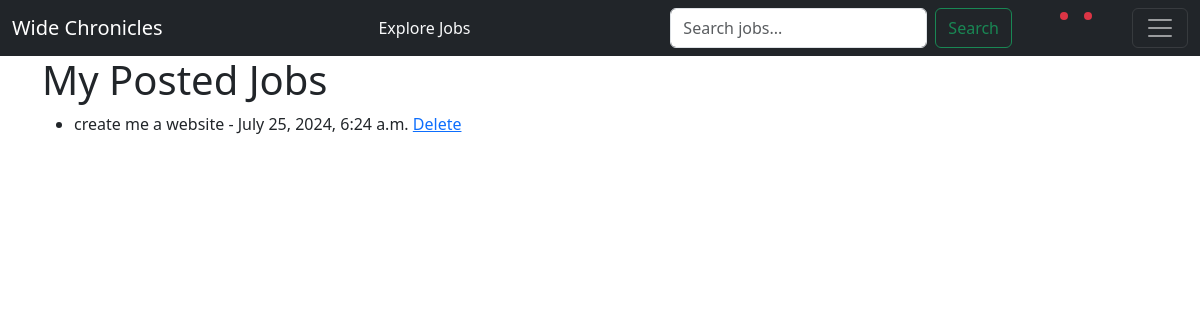
Before: /my-jobs/ (signed in) with the older database file.
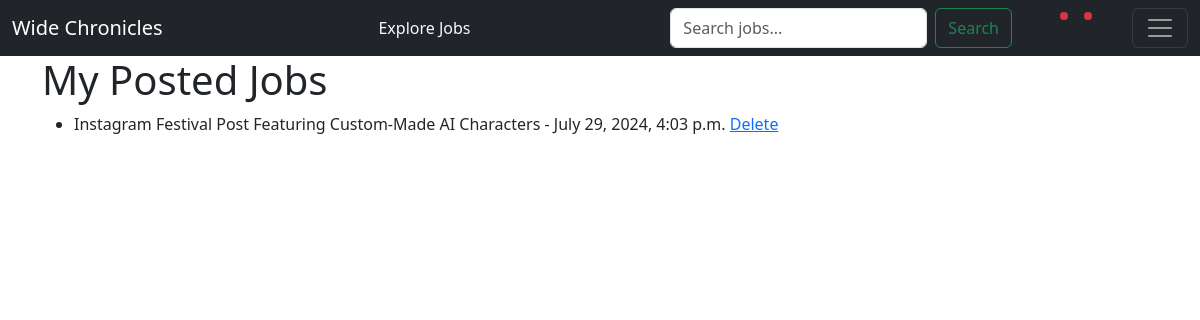
After: the same page with the newer database file.
### jobs/models.py (models this page shows, shortened)
class Job(models.Model):
    buyer = models.ForeignKey(Buyer, on_delete=models.CASCADE)
    title = models.CharField(max_length=200)
    budget = models.IntegerField(validators=[MinValueValidator(1000)])
    description = models.TextField()
    requirement = models.TextField()
    expertise_required = models.CharField(choices=SPECIALITY_CHOICES, max_length=50 )
    timestamp = models.DateTimeField(auto_now_add=True)
    code = models.CharField(max_length=10, unique=True, blank=True)

### jobs/views.py (the view)
# urls.py: path('my-jobs/', my_jobs, name='my_jobs'),
def my_jobs(request):
    try:
        buyer = Buyer.objects.get(owner=request.user)
        jobs = Job.objects.filter(buyer=buyer)
    except Buyer.DoesNotExist:
        jobs = []
    return render(request, 'jobs/my_jobs.html', {'jobs': jobs})

### accounts/models.py (called while the page is built)
    def role(self):
        if hasattr(self, 'seller'):
            return 'Seller'
        elif hasattr(self, 'buyer'):
            return 'Buyer'
        else:
            return None

    def name(user):
        if hasattr(user, 'seller'):
            return user.seller.name
        elif hasattr(user, 'buyer'):
            return user.buyer.name

    def profile_pic(user):
        if hasattr(user, 'seller'):
            return user.seller.profile_pic.url
        elif hasattr(user, 'buyer'):
            return user.buyer.profile_pic.url
        return user.profile_pic

### jobs/templates/jobs/my_jobs.html
{% extends 'jobs/_base.html' %}
    {% block content %}
    <h1>My Posted Jobs</h1>
    <ul>
        {% for job in jobs %}
            <li>
                {{ job.title }} - {{ job.timestamp }}
                <a href="{% url 'delete_job' job.code %}">Delete</a>
            </li>
        {% endfor %}
    </ul>
    {% endblock content %}

Changed rows visible on the page:
removed Job: title "create me a website", timestamp "July 25, 2024, 6:24 a.m."
added Job: title "Instagram Festival Post Featuring Custom-Made AI Characters", timestamp "July 29, 2024, 4:03 p.m."
